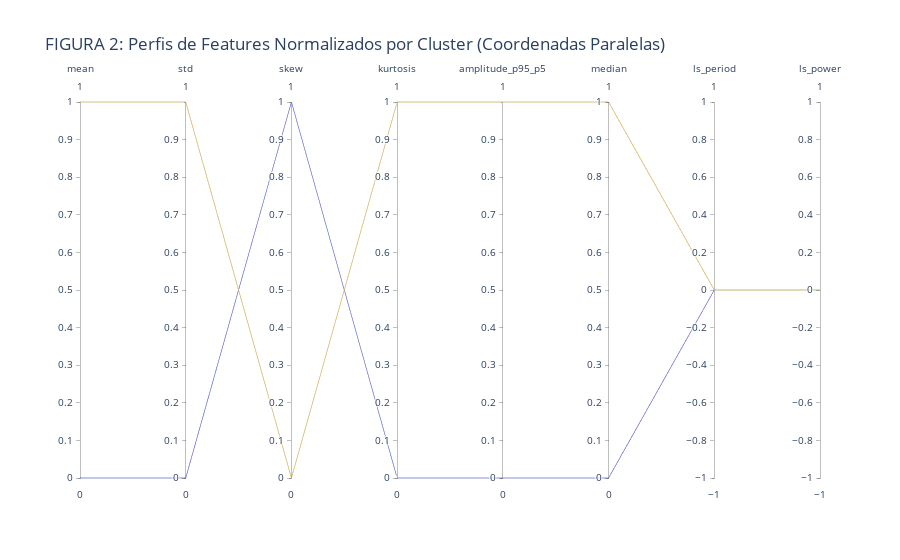

The cell this chart's notebook holds for it:
### Markdown cell above
# 3.2. Feature Profiles of the Identified Clusters

To understand what each statistical cluster represents physically, we computed the centroid (mean feature profile) of each of the k=2 KMeans clusters. These profiles are presented in Table 1.

### Code cell
# =============================================================================
# CELL 3.2: CLUSTER PROFILES AND STATISTICAL TESTS
# =============================================================================
logger.info("Starting Step 3.2: Cluster Profile Analysis...")

# Compute centroids (means) of each cluster in the original feature space
cluster_profiles_mean = feature_matrix_final.groupby('cluster_kmeans')[features_to_use].mean()

# --- TABLE 1: Cluster Profiles (Centroids) ---
print("\n--- Table 1: Feature Profiles of Clusters (Centroids) ---")
# Transpor para melhor legibilidade
print(cluster_profiles_mean.T.to_markdown(floatfmt=".3f"))

# --- Statistical Significance Test ---
# We use Kruskal-Wallis (non-parametric) as we cannot assume normality
logger.info("Performing Kruskal-Wallis test for feature significance...")
kruskal_results = {}
for feature in features_to_use:
    # Collect feature data for each cluster group
    groups = [
        feature_matrix_final[feature_matrix_final['cluster_kmeans'] == k][feature].dropna()
        for k in range(k_best)
    ]
    
    # Perform the H test
    try:
        h_stat, p_value = stats.kruskal(*groups)
        kruskal_results[feature] = p_value
    except ValueError as e:
        logger.warning(f"Could not compute Kruskal-Wallis for {feature}: {e}")
        kruskal_results[feature] = np.nan

print("\n--- Kruskal-Wallis Test Results (p-value) ---")
print("Null Hypothesis: The feature median is the same across all clusters.")
for feature, p_val in kruskal_results.items():
    print(f"Feature: {feature:<18} | p-valor: {p_val:.2e} "
          f"({'Significant' if p_val < 0.01 else 'Not Significant'})")

# --- Visualisation: Parallel Coordinates (FIGURE 2) ---
# We need to normalise centroids for plotting (0-1 scale)
scaler = MinMaxScaler()
profiles_normed = scaler.fit_transform(cluster_profiles_mean)
profiles_normed_df = pd.DataFrame(
    profiles_normed, 
    columns=features_to_use, 
    index=cluster_profiles_mean.index
)
profiles_normed_df = profiles_normed_df.reset_index().rename(columns={'index': 'cluster_kmeans'})

logger.info("Gerando Figura 2: Gráfico de Coordenadas Paralelas (Plotly)...")

# Criar a figura com Plotly [31, 32]
fig_parcoords = go.Figure(data=
    go.Parcoords(
        line=dict(
            color=profiles_normed_df['cluster_kmeans'],
            colorscale=px.colors.qualitative.Plotly, # Categorical palette
            showscale=False
        ),
        dimensions=[
            dict(label=col, values=profiles_normed_df[col]) for col in features_to_use
        ]
    )
)

fig_parcoords.update_layout(
    title='FIGURA 2: Perfis de Features Normalizados por Cluster (Coordenadas Paralelas)',
    font=dict(size=12)
)


fig_parcoords.write_html(os.path.join(FIG_DIR, "09_FIGURA_PRINCIPAL_Parallel_Coordinates.html"))
fig_parcoords.show()

### Figure 1 — Plotly figure (JSON) as saved in the notebook; plotly's stock layout.template omitted (floating-point values rounded to 4 significant figures)
{"data": [{"dimensions": [{"label": "mean", "values": [0.0, 1.0]}, {"label": "std", "values": [0.0, 1.0]}, {"label": "skew", "values": [1.0, 0.0]}, {"label": "kurtosis", "values": [0.0, 1.0]}, {"label": "amplitude_p95_p5", "values": [0.0, 1.0]}, {"label": "median", "values": [0.0, 1.0]}, {"label": "ls_period", "values": [0.0, 0.0]}, {"label": "ls_power", "values": [0.0, 0.0]}], "line": {"color": [0, 1], "colorscale": [[0, "#636EFA"], [0.1111, "#EF553B"], [0.2222, "#00CC96"], [0.3333, "#AB63FA"], [0.4444, "#FFA15A"], [0.5556, "#19D3F3"], [0.6667, "#FF6692"], [0.7778, "#B6E880"], [0.8889, "#FF97FF"], [1, "#FECB52"]], "showscale": false}, "type": "parcoords"}], "layout": {"font": {"size": 12}, "title": {"text": "FIGURA 2: Perfis de Features Normalizados por Cluster (Coordenadas Paralelas)"}}}
